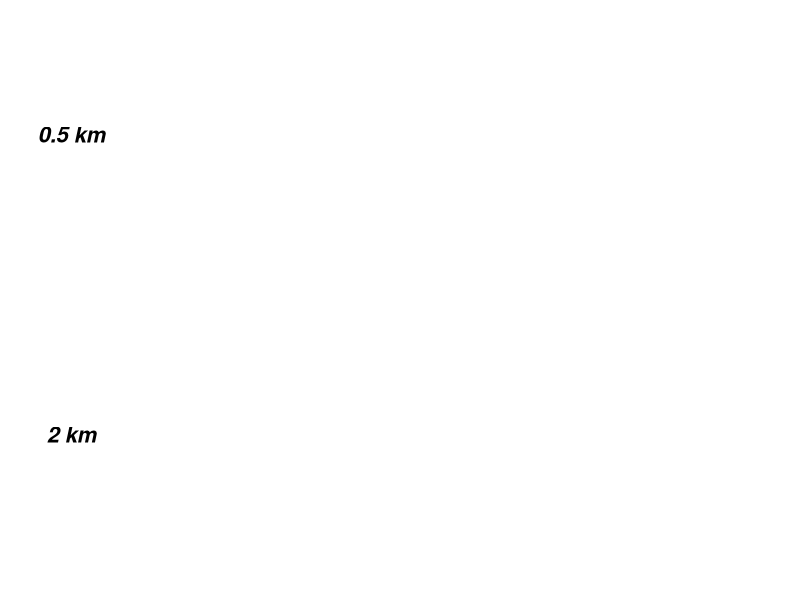

Here is the R script that generated this plot: (Note: this script raises an error after producing the figure.)
png("PapGrouseYears2_v4_Fig_3.png", height=800, width=1000)

Panel <- function(panel)
{
  par(xpd=NA)
  u <- par('usr')
  text(u[1]-(u[2]-u[1])*.01, u[4]+(u[4]-u[3])*.03, panel, cex=2)
  par(xpd=FALSE)
}

layout(matrix(c(1,2,3,4,5,6,7,8,9,10), nrow=2))

oldpar <- par(mar=c(0,0,0,0))

plot(c(1:10) ~ c(1:10), type="n", axes=F, xlab="", ylab="")
text(5,6, "0.5 km", cex=2, font=4)

plot(c(1:10) ~ c(1:10), type="n", axes=F, xlab="", ylab="")
text(5,6, "2 km", cex=2, font=4)

par(oldpar)

oldpar <- par( mar=c(15,9,2,1), cex.lab=2, cex.axis=1.5, mgp=c(5,1,0))
# Grazed

# 0.5 km
plot(m.94$Grazed ~ m.94.x$Grazed, lty=1, lwd=2, type="l", ylim=c(0.20, 0.60), xlab="Proportion of \ngrazed land", ylab="Relative habitat \n suitability")
lines(m.00$Grazed ~ m.00.x$Grazed, lty=2, lwd=2, type="l")
lines(m.08$Grazed ~ m.08.x$Grazed, lty=3, lwd=2, type="l")
Panel("(a)")

# 2 km
plot(m.94.2k$Grazed ~ m.94.2k.x$Grazed, lty=1, lwd=2, type="l",  xlab="Proportion of \ngrazed land", ylab="Relative habitat \n suitability")
lines(m.00.2k$Grazed ~ m.00.2k.x$Grazed, lty=2, lwd=2, type="l")
lines(m.08.2k$Grazed ~ m.08.2k.x$Grazed, lty=3, lwd=2, type="l")
Panel("(e)")

# Grouse moor

# 0.5 km
plot(m.94$Grouse.moor ~ m.94.x$Grouse.moor, lty=1, lwd=2, type="l", ylim=c(0, 0.65),  xlab="Proportion of \ngrouse moor", ylab="Relative habitat \n suitability")
lines(m.00$Grouse.moor ~ m.00.x$Grouse.moor, lty=2, lwd=2, type="l")
lines(m.08$Grouse.moor ~ m.08.x$Grouse.moor, lty=3, lwd=2, type="l")
Panel("(b)")

# 2 km
plot(m.94.2k$Grouse.moor ~ m.94.2k.x$Grouse.moor, lty=1, lwd=2, type="l", ylim=c(0, 0.65),  xlab="Proportion of \ngrouse moor", ylab="Relative habitat \n suitability")
lines(m.00.2k$Grouse.moor ~ m.00.2k.x$Grouse.moor, lty=2, lwd=2, type="l")
lines(m.08.2k$Grouse.moor ~ m.08.2k.x$Grouse.moor, lty=3, lwd=2, type="l")
Panel("(f)")

# Open canopy

# 0.5 km
plot(m.94.2k$Grouse.moor ~ m.94.2k.x$Grouse.moor, lty=1, lwd=2, type="l", ylim=c(0, 0.65),  xlab="Proportion of \ngrouse moor", ylab="Relative habitat \n suitability")
lines(m.00.2k$Grouse.moor ~ m.00.2k.x$Grouse.moor, lty=2, lwd=2, type="l")
lines(m.08.2k$Grouse.moor ~ m.08.2k.x$Grouse.moor, lty=3, lwd=2, type="l")
Panel("(c)")

# 2 km
plot(m.94.2k$Grouse.moor ~ m.94.2k.x$Grouse.moor, lty=1, lwd=2, type="l", ylim=c(0, 0.65),  xlab="Proportion of \ngrouse moor", ylab="Relative habitat \n suitability")
lines(m.00.2k$Grouse.moor ~ m.00.2k.x$Grouse.moor, lty=2, lwd=2, type="l")
lines(m.08.2k$Grouse.moor ~ m.08.2k.x$Grouse.moor, lty=3, lwd=2, type="l")
Panel("(g)")

# Closed canopy

# 0.5 km
plot(m.94$Closed ~ m.94.x$Closed, lty=1, lwd=2, type="l", xlab="Proportion of \nclosed forestry", ylab="Relative habitat \n suitability")
lines(m.00$Closed ~ m.00.x$Closed, lty=2, lwd=2, type="l")
lines(m.08$Closed ~ m.08.x$Closed, lty=3, lwd=2, type="l")
Panel("(d)")

# 2km
plot(m.94.2k$Closed ~ m.94.2k.x$Closed, lty=1, lwd=2, type="l", ylim=c(0,0.65), xlab="Proportion of \nclosed forestry", ylab="Relative habitat \n suitability")
lines(m.00.2k$Closed ~ m.00.2k.x$Closed, lty=2, lwd=2, type="l")
lines(m.08.2k$Closed ~ m.08.2k.x$Closed, lty=3, lwd=2, type="l")
Panel("(h)")

par(oldpar)

dev.off()
